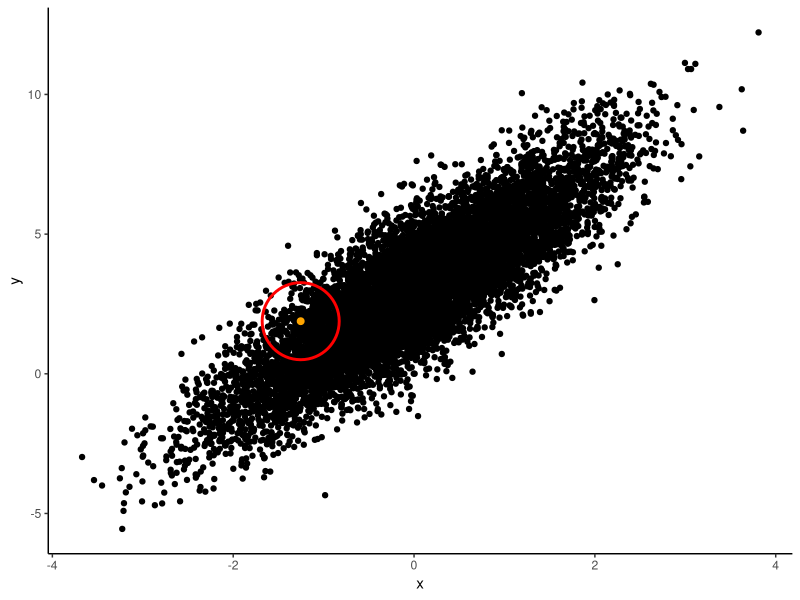

Write R code to recreate this figure.
## ---- chunk 1
library(tidyverse)
## ---- chunk 2
set.seed(1)
n = 10000
x = rnorm(n)
y = 2*x + 3 + rnorm(n, 0, 1.25)
test = data.frame(x = x, y = y)
ggplot(test, aes(x = x, y = y)) +
  geom_point() + 
  geom_point(data = test[75,],
             pch=21, fill=NA, size=25, colour="red", stroke=1.5) + 
  geom_point(data = test[75,],
             pch=21, fill='orange', size=2, colour="orange", stroke=0.5) +
  theme_classic()
